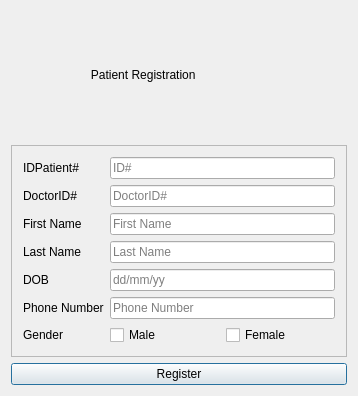
<?xml version="1.0" encoding="UTF-8"?>
<ui version="4.0">
 <class>PatientDialog</class>
 <widget class="QDialog" name="PatientDialog">
  <property name="geometry">
   <rect>
    <x>0</x>
    <y>0</y>
    <width>358</width>
    <height>396</height>
   </rect>
  </property>
  <property name="windowTitle">
   <string>PatientDialog</string>
  </property>
  <layout class="QGridLayout" name="gridLayout">
   <item row="0" column="0">
    <widget class="QLabel" name="label_9">
     <property name="text">
      <string>                        Patient Registration </string>
     </property>
    </widget>
   </item>
   <item row="4" column="0">
    <widget class="QPushButton" name="regPatientButton">
     <property name="text">
      <string>Register</string>
     </property>
    </widget>
   </item>
   <item row="2" column="0">
    <widget class="QFrame" name="frame_2">
     <property name="frameShape">
      <enum>QFrame::StyledPanel</enum>
     </property>
     <property name="frameShadow">
      <enum>QFrame::Raised</enum>
     </property>
     <layout class="QFormLayout" name="formLayout_2">
      <item row="8" column="0">
       <widget class="QLabel" name="label_25">
        <property name="text">
         <string>IDPatient#</string>
        </property>
       </widget>
      </item>
      <item row="8" column="1">
       <widget class="QLineEdit" name="idPatientLineEdit">
        <property name="placeholderText">
         <string>ID#</string>
        </property>
       </widget>
      </item>
      <item row="9" column="0">
       <widget class="QLabel" name="label">
        <property name="text">
         <string>DoctorID#</string>
        </property>
       </widget>
      </item>
      <item row="9" column="1">
       <widget class="QLineEdit" name="idDoctorLineEdit">
        <property name="placeholderText">
         <string>DoctorID#</string>
        </property>
       </widget>
      </item>
      <item row="10" column="0">
       <widget class="QLabel" name="label_24">
        <property name="text">
         <string>First Name</string>
        </property>
       </widget>
      </item>
      <item row="10" column="1">
       <widget class="QLineEdit" name="patientFNameLineEdit">
        <property name="placeholderText">
         <string>First Name</string>
        </property>
       </widget>
      </item>
      <item row="11" column="0">
       <widget class="QLabel" name="label_23">
        <property name="text">
         <string>Last Name</string>
        </property>
       </widget>
      </item>
      <item row="11" column="1">
       <widget class="QLineEdit" name="patientLNameLineEdit">
        <property name="placeholderText">
         <string>Last Name</string>
        </property>
       </widget>
      </item>
      <item row="12" column="0">
       <widget class="QLabel" name="label_22">
        <property name="text">
         <string>DOB</string>
        </property>
       </widget>
      </item>
      <item row="12" column="1">
       <widget class="QLineEdit" name="dobLineEdit">
        <property name="placeholderText">
         <string>dd/mm/yy</string>
        </property>
       </widget>
      </item>
      <item row="17" column="0">
       <widget class="QLabel" name="label_20">
        <property name="text">
         <string>Gender</string>
        </property>
       </widget>
      </item>
      <item row="17" column="1">
       <layout class="QHBoxLayout" name="horizontalLayout_2">
        <item>
         <widget class="QCheckBox" name="patientMaleCheckBox">
          <property name="text">
           <string>Male</string>
          </property>
         </widget>
        </item>
        <item>
         <widget class="QCheckBox" name="patientFemaleCheckBox">
          <property name="text">
           <string>Female</string>
          </property>
         </widget>
        </item>
       </layout>
      </item>
      <item row="13" column="1">
       <widget class="QLineEdit" name="patientPhoneNumLineEdit">
        <property name="placeholderText">
         <string>Phone Number</string>
        </property>
       </widget>
      </item>
      <item row="13" column="0">
       <widget class="QLabel" name="label_26">
        <property name="text">
         <string>Phone Number</string>
        </property>
       </widget>
      </item>
     </layout>
    </widget>
   </item>
  </layout>
 </widget>
 <layoutdefault spacing="6" margin="11"/>
 <resources/>
 <connections/>
</ui>
